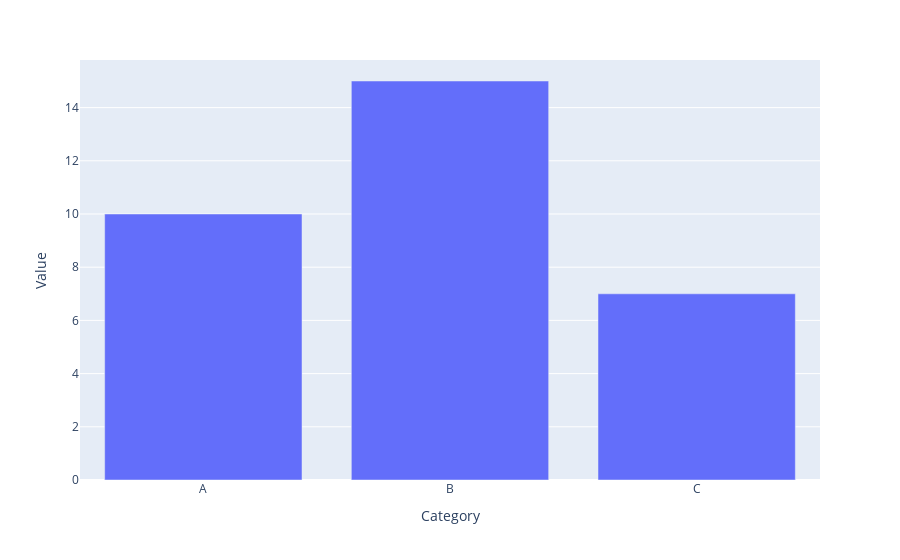

The code cell stored with this chart in its notebook:
### Markdown cell above
## 1. Plotly: Interactive Visualizations Like Never Before

### Code cell
import plotly.express as px

data = {'Category': ['A', 'B', 'C'], 'Value': [10, 15, 7]}
df = pd.DataFrame(data)
fig = px.bar(df, x='Category', y='Value')
fig.show()

### Figure 1 — Plotly figure (JSON) as saved in the notebook; plotly's stock layout.template omitted (floating-point values rounded to 4 significant figures)
{"data": [{"alignmentgroup": "True", "hovertemplate": "Category=%{x}<br>Value=%{y}<extra></extra>", "legendgroup": "", "marker": {"color": "#636efa", "pattern": {"shape": ""}}, "name": "", "offsetgroup": "", "orientation": "v", "showlegend": false, "textposition": "auto", "type": "bar", "x": ["A", "B", "C"], "xaxis": "x", "y": [10, 15, 7], "yaxis": "y"}], "layout": {"barmode": "relative", "legend": {"tracegroupgap": 0}, "margin": {"t": 60}, "xaxis": {"anchor": "y", "domain": [0, 1], "title": {"text": "Category"}}, "yaxis": {"anchor": "x", "domain": [0, 1], "title": {"text": "Value"}}}}
